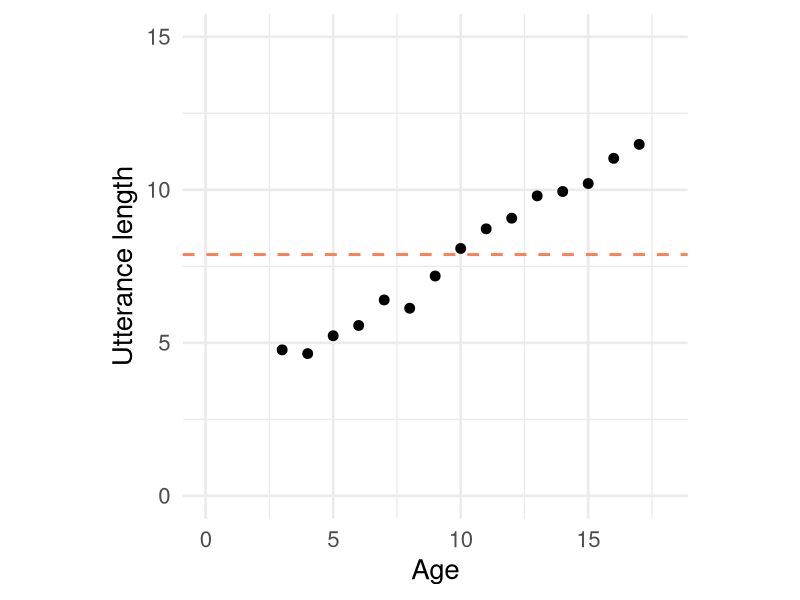
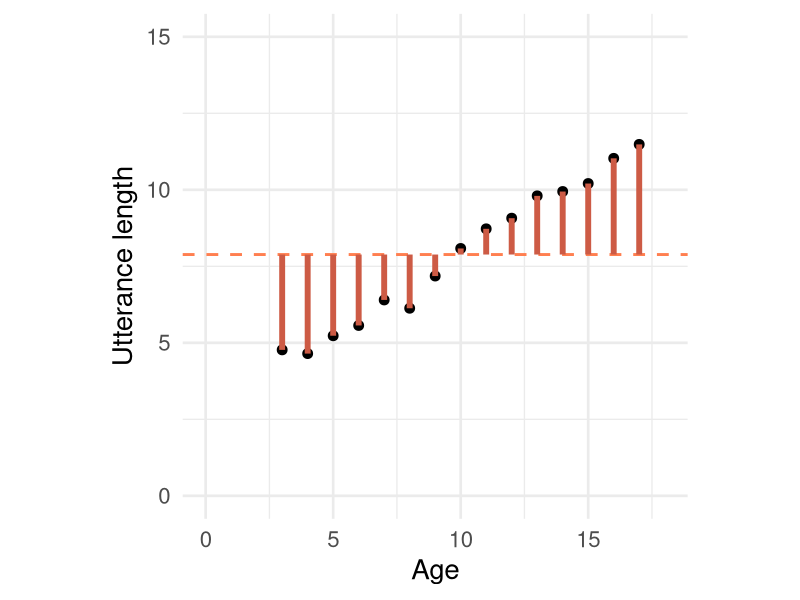
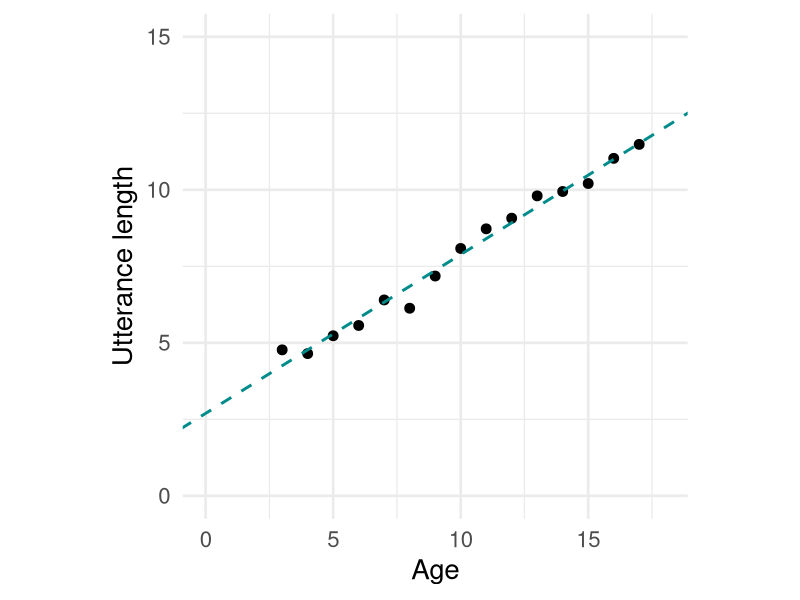
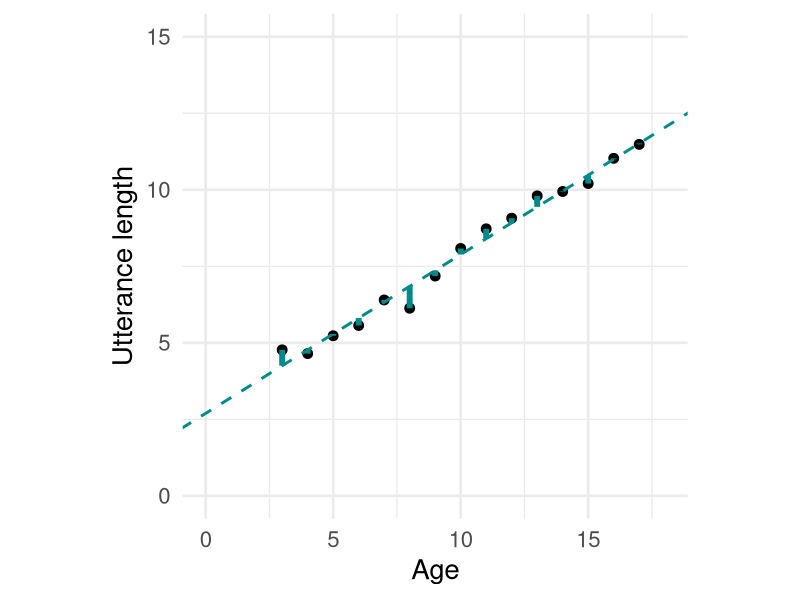
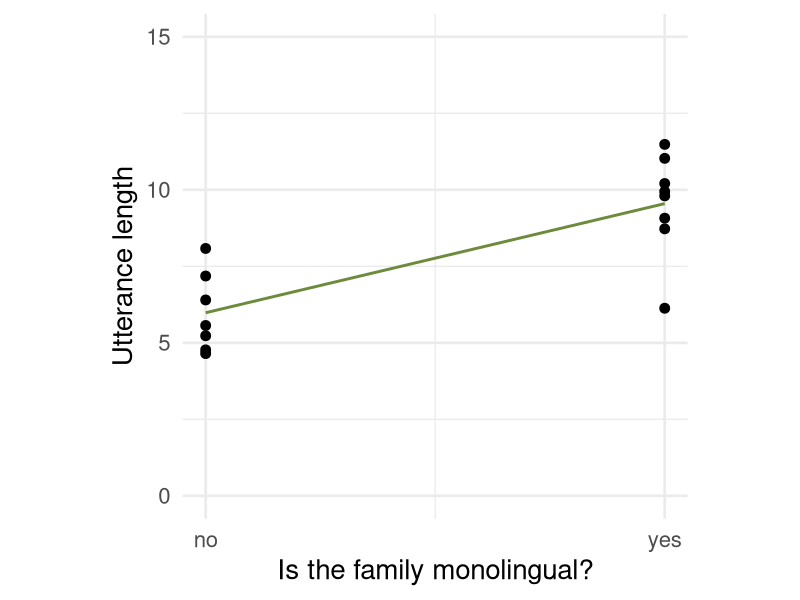

Write R code to recreate these figures, in order.
# Code for the "linear regression analysis" slides

# Libraries ####################################################################
library(tidyverse)
library(kableExtra)
options(digits = 3) # print up to 3 digits

# Custom functions #############################################################
lnplot <- function(df, x, y, title) {
  ggplot(df, aes(x = {{ x }}, y = {{ y }})) +
    geom_line() +
    geom_point() + 
    theme_minimal(base_size = 20) +
    theme(aspect.ratio = 1) +
    labs(title = title)
}
kb_style <- function(df) {
  df %>% head(10) %>% kbl() %>%
    kable_paper(full_width = FALSE, font_size = 22)
}

# Simple linear regression #####################################################
## Set up dummy data ===========================================================
set.seed(2022)

utt_lengths <- tibble(age = 3:17) %>% 
  mutate(utterance_length = 3 + 0.5*age + rnorm(n(), sd = 0.3))

## Model data ==================================================================
m1 <- lm(utterance_length ~ age, data = utt_lengths)
utt_lengths$fit <- m1$fitted.values

utt_lengths %>% mutate(intercept = mean(utterance_length)) %>%
  slice_sample(n = 7) %>% kbl() %>%
  kable_paper(full_width = FALSE, font_size = 22)
summary(m1)

## Plot data ===================================================================
g <- ggplot(utt_lengths, aes(x = age, y = utterance_length)) +
  geom_point(size = 3) +
  labs(x = "Age", y = "Utterance length") +
  xlim(0,18) + ylim(0,15) +
  theme_minimal(base_size = 20) + theme(aspect.ratio = 1)

### Model with just intercept (=mean) ----
g_int <- g + geom_hline(aes(yintercept = mean(utterance_length)),
                        linetype = 2, color = "coral", size = 1)
g_int

### Sum of squares total ----
g_int +
  geom_segment(aes(xend = age, yend = mean(utterance_length)),
               color = "coral3", size = 2)

### Fitted model ----
g_fit <- g + geom_abline(intercept = m1$coefficients[[1]],
                         slope = m1$coefficients[[2]],
                         linetype = 2, color = "darkcyan", size = 1)
g_fit

### Sum of squares error ----
g_fit +
  geom_segment(aes(xend = age, yend = fit), color = "cyan4", size = 2)

# Multiple linear regression ###################################################
## Add predictor ===============================================================
set.seed(7)
utt_lengths <- utt_lengths %>% 
  mutate(pages_read = n()/2 + rnorm(n(), mean = 6, sd = 3))

## Model data ==================================================================
m2 <- lm(utterance_length ~ age + pages_read, data = utt_lengths)
utt_lengths$fit2 <- m2$fitted.values

utt_lengths %>% slice_tail(n = 7) %>% kbl() %>%
  kable_paper(full_width = FALSE, font_size = 22)
summary(m2)

## Add binary categorical predictor ============================================
utt_lengths_cat <- utt_lengths %>%
  mutate(mono = factor(c(rep("no", 5), "yes", "no", "no", rep("yes", 7))))

### Plot ----
ggplot(utt_lengths_cat, aes(x = as.numeric(mono)-1, y = utterance_length)) +
  geom_point(size = 3) +
  geom_smooth(method = "lm", se = FALSE, color = "darkolivegreen4") +
  labs(x = "Is the family monolingual?", y = "Utterance length") +
  ylim(c(0,15)) +
  scale_x_continuous(breaks = c(0, 1), labels = c("no", "yes")) +
  theme_minimal(base_size = 20) + theme(aspect.ratio = 1)

### Model ----
summary(lm(utterance_length ~ mono, data = utt_lengths_cat))

## Categorical predictor with more than two levels =============================
### Set up new dummy data ----
mean_utts <- c(EN = 11, ES = 7.4, ZH = 7.8) # mean per language
set.seed(2022)
by_lang <- tibble(L1 = factor(rep(c("EN", "ES", "ZH"), 15))) %>% 
  mutate(utterance_length = rnorm(n(), mean = mean_utts[L1], sd = 0.8))

### Model with English as reference level ----
m_lang1 <- lm(utterance_length ~ L1, data = by_lang)
summary(m_lang1)

### Model with Spanish as reference level ----
es_first <- mutate(by_lang, L1 = fct_relevel(L1, "ES"))
m_lang2 <- lm(utterance_length ~ L1, data = es_first)
summary(m_lang2)
